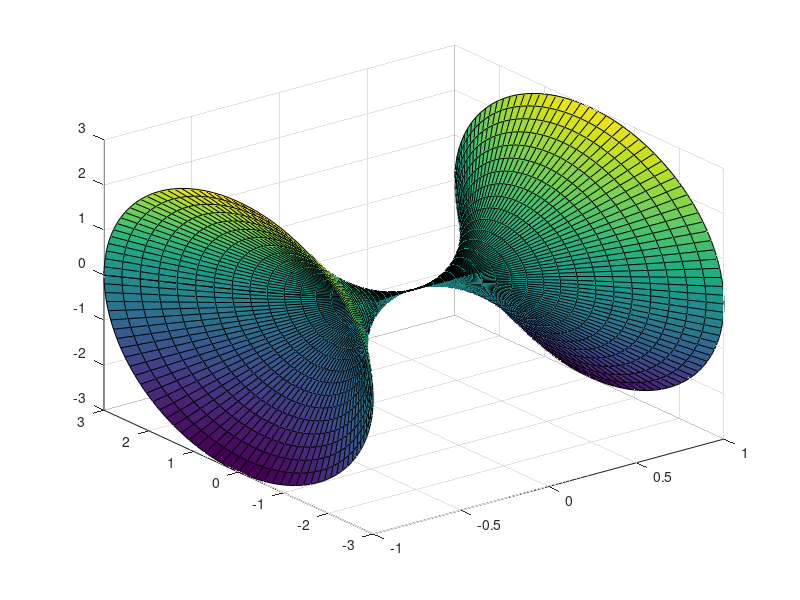

This figure's MATLAB source: (Note: this script raises an error after producing the figure.)
clc
clear all
[u,v]=meshgrid(-1:.05:1,0:.02*pi:2*pi);
surf(u,(4.*u.^2-u.^4).*cos(v),(4.*u.^2-u.^4).*sin(v)), hold on
ezmesh(planefun,[-1.1,1.1,-2,2]), hold off
title('The surface and its tangent plane at P')